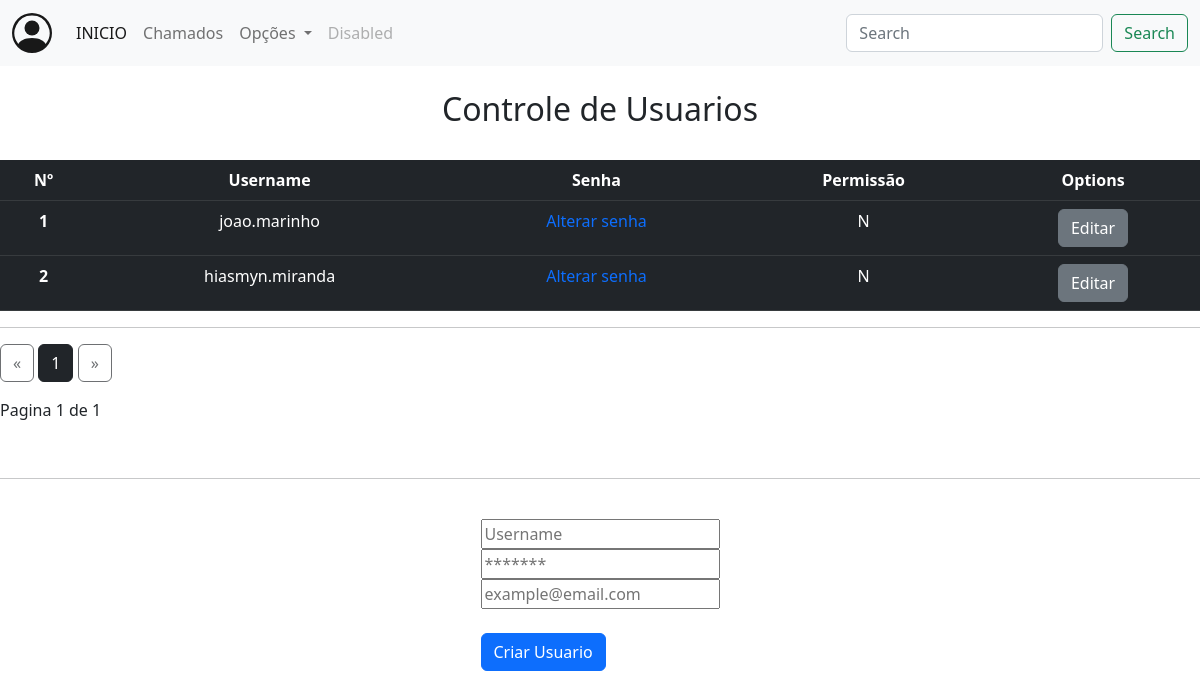
Page /gerenciar_contas on the earlier database version.
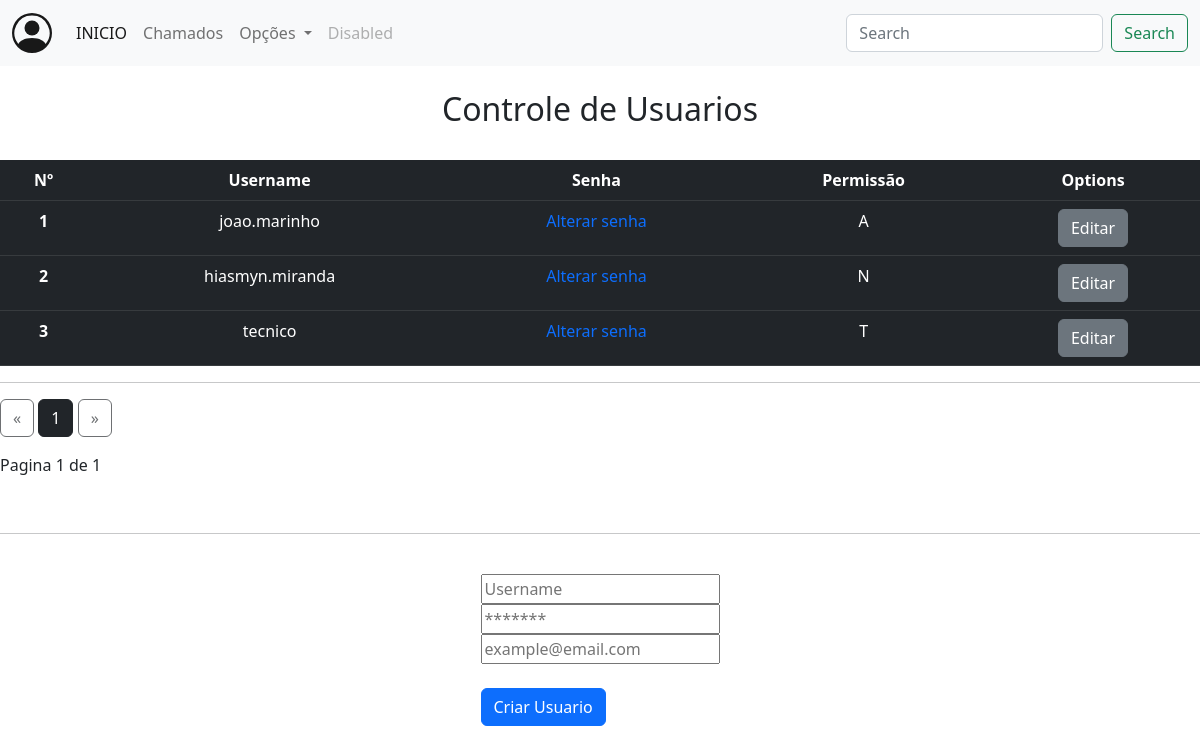
Same page on the later database version.
### app/models/tab_usuarios.py (models this page shows, shortened)
class User(db.Model, UserMixin):
    __tablename__ = 'tab_usuarios'
    id = db.Column(db.Integer, primary_key=True)
    username = db.Column(db.String(100), nullable=False)
    password = db.Column(db.String(255), nullable=False)
    email = db.Column(db.String(255), nullable=False)
    active = db.Column(db.String(10), nullable=False)
    permiss = db.Column(db.String(10), nullable=False)
    tab_chamados_id = db.relationship('Chamados', backref='tab_chamados', lazy='dynamic')

### app/routes/routes.py (the view)
@app.route("/gerenciar_contas")
def gerenciar_contas():
    page = request.args.get('page',1,type=int)
    users = User.query.paginate(page=page, per_page=ROWS_PER_PAGE)
    return render_template("gerenciar_contas.html", users=users)

### app/templates/gerenciar_contas.html (shortened to what this page needs)
{% extends 'base.html' %}
{% block conteudo %}
<nav class="navbar navbar-expand-lg bg-light">
    <div class="container-fluid">
      <a class="navbar-brand" href="#"></a>
      <div class="collapse navbar-collapse" id="navbarSupportedContent">
        <ul class="navbar-nav me-auto mb-2 mb-lg-0">
          <li class="nav-item">
            <a class="nav-link active" aria-current="page" href="#">INICIO</a>
          </li>
          <li class="nav-item">
            {% if current_user == 'A' %}
              <a class="nav-link" href="{{url_for('chamados_suporte_admin')}}">Chamados</a>
            {% elif current_user == 'T' %}
              <a class="nav-link" href="{{url_for('chamados_suporte')}}">Chamados</a>
            {% else %}
              <a class="nav-link" href="{{url_for('chamados_usuario')}}">Chamados</a>
            {% endif %}
          </li>
          <li class="nav-item dropdown">
            <a class="nav-link dropdown-toggle" href="#" role="button" data-bs-toggle="dropdown" aria-expanded="false">
              Opções
            </a>
          </li>
          <li class="nav-item">
            <a class="nav-link disabled">Disabled</a>
          </li>
        </ul>
        <form class="d-flex" role="search">
          <input class="form-control me-2" type="search" placeholder="Search" aria-label="Search">
          <button class="btn btn-outline-success" type="submit">Search</button>
        </form>
      </div>
    </div>
</nav>
<br>
<h2 align="center">Controle de Usuarios</h2>
<br>
<div>
  <table class="table table-dark">
    <thead>
      <tr>
        <th scope="col">Nº</th>
        <th scope="col">Username</th>
        <th scope="col">Senha</th>
        <th scope="col">Permissão</th>
        <th scope="col">Options</th>
      </tr>
    </thead>
    <tbody>
      {% for user in users %}
      <tr>
        <th scope="row">{{user.id}}</th>
        <td>{{user.username}}</td>
        <td><a href="">Alterar senha</a></td>
        <td>{{user.permiss}}</td>
        <td><a href="#" class="btn btn-secondary btn-xs">Editar</a></td>
      </tr>
      {% endfor %}
    </tbody>
  </table>
  <hr>
  <div class="text-right">
    <a href="{{ url_for('gerenciar_contas', page=users.prev_num) }}"
    class="btn btn-outline-dark
    {% if users.page == 1 %}disabled{% endif %}">
        &laquo;
    </a>
    {% for page_num in users.iter_pages(left_edge=1, right_edge=1, left_current=1, right_current=2) %}
{% if page_num %}
            {% if users.page == page_num %}
            <a href="{{ url_for('gerenciar_contas', page=page_num) }}"
            class="btn btn-dark">
                {{ page_num }}
            </a>
            {% else %}
            <a href="{{ url_for('gerenciar_contas', page=page_num) }}"
            class="btn btn-outline-dark">
                {{ page_num }}
            </a>
            {% endif %}
        {% else %}
            ...
        {% endif %}
    {% endfor %}
    <a href="{{ url_for('gerenciar_contas', page=users.next_num) }}"
    class="btn btn-outline-dark
    {% if users.page == users.pages %}disabled{% endif %}">
        &raquo;
    </a>
</div>
<p class="text-right mt-3">
Pagina {{ users.page }} de {{ users.pages }}
</p>
</div>
<br>
<hr>
<br>
<div class="container_register">
  <form action="{{url_for('registrar')}}" method="post">
    <div>
      <input type="text" placeholder="Username" name="username"><br>
      <input type="password" placeholder="*******" name="password"><br>
      <input type="email" placeholder="example@email.com" name="email"><br><br>
    <div>
      <button class="btn btn-primary" align="center">Criar Usuario</button>
    </div>
  </form>
</div>
{% endblock conteudo %}

Differences in the rows shown:
changed User "joao.marinho": permiss "N" → "A"
added User: id "3", username "tecnico", permiss "T"
